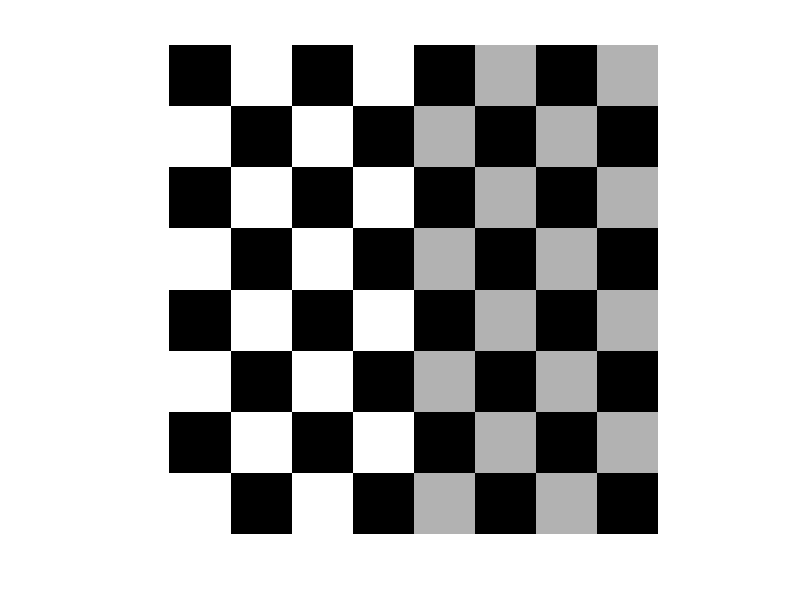

Here is the MATLAB script that generated this plot: (Note: this script raises an error after producing the figure.)
% degrad5_10.m

% --- Blind Deconvolution ---

clear all;
close all;

f = checkerboard(8);

%figure(1), imshow(pixeldup(f, 8), []);
figure(1), imshow(f);

PSF = fspecial('gaussian', 5, 45);
figure(2), imshow(pixeldup(PSF, 73), []);
figure(3), imshow(PSF);
SD = 0.05;
g = imnoise(imfilter(f, PSF), 'gaussian', 0, SD^2);
figure(4), imshow(g);

INITPSF = ones(size(PSF));
NUMIT = 100;
DAMPAR = 10*SD;
LIM = ceil(size(PSF, 1)/2);
WEIGHT = zeros(size(g));
WEIGHT(LIM + 1:end - LIM, LIM + 1:end - LIM) = 1;
[fr, PSFs] = deconvblind(g, INITPSF, NUMIT, DAMPAR, WEIGHT);
figure(5), imshow(fr);

